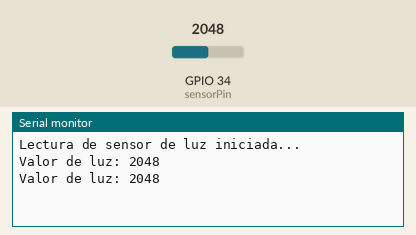
Bench run of a sketch on a simulated ESP32. Parts: the last lines printed to the serial monitor. Inputs (shaded band) come from the test bench; at power-on: GPIO 34 (sensorPin) = 2048.

Above: at 2.2 s.
2.3 s: GPIO 34 (sensorPin) set to 2866
At 3.4 s:
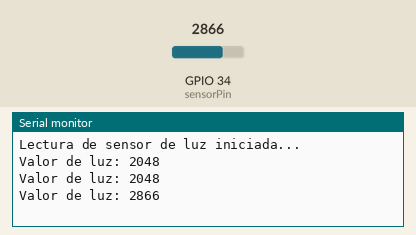
3.8 s: GPIO 34 (sensorPin) set to 3603
At 4.8 s:
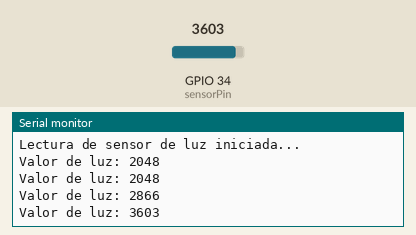
Timing chart, 0 to 6.8 s (numbered marks = the images above; inputs shaded):
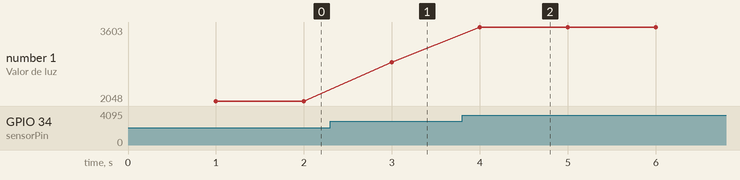

The sketch:

todo_arduino.ino
```cpp
// Pin donde está conectado el OUT del módulo de fotoresistencia
const int sensorPin = 34;

void setup() {
  Serial.begin(115200);  // Inicia comunicación Serial
  delay(1000);           // Espera un poco para que se estabilice
  Serial.println("Lectura de sensor de luz iniciada...");
}

void loop() {
  int valorLuz = analogRead(sensorPin); // Lee el valor del sensor
  Serial.print("Valor de luz: ");
  Serial.println(valorLuz);             // Muestra el valor en Serial

  delay(1000); // Espera 1 segundo
}
```

Measured:
- after the input at 2.3 s, the serial monitor: prints a new line after 0.70 s (image 1)
- after the input at 3.8 s, the serial monitor: prints a new line after 0.20 s (image 2)
- plotted number 1: 2048 → 2866 after the input at 2.3 s, 2866 → 3603 after the input at 3.8 s
